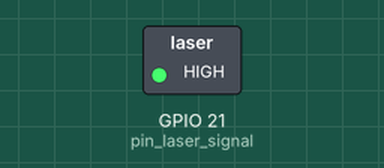
Bench run of a program on a simulated ESP32 board running MicroPython. Shown: switched loads named in the program (green lamp = pin HIGH). Dashed ring = blinking.

Above: at 0.5 s.
Timing chart, 0 to 4.6 s (numbered marks = the images above):
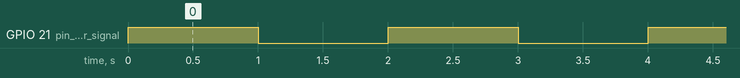

Measured:
- by itself, GPIO 21 (pin_laser_signal): alternates HIGH for 1.0 s and LOW for 1.0 s

The program:

laser.py
```python
import time
from machine import Pin

pin_laser_signal = Pin(21, Pin.OUT)
laser_state = False

while True:
  #Turn the laser on and off every second
  laser_state = not laser_state
  pin_laser_signal.value(laser_state)
  time.sleep(1)
```
